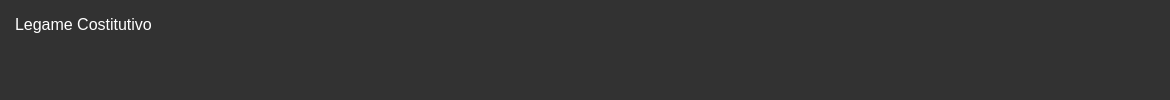
           <widget class="QFrame" name="frame_3">
            <property name="styleSheet">
             <string notr="true">background-color: rgb(50,50,50);
border-bottom: none; /* opzionale se vuoi solo il bordo in basso */
border-top-left-radius: 4px;
border-top-right-radius: 4px;
</string>
            </property>
            <property name="frameShape">
             <enum>QFrame::StyledPanel</enum>
            </property>
            <property name="frameShadow">
             <enum>QFrame::Raised</enum>
            </property>
            <layout class="QHBoxLayout" name="horizontalLayout_2">
             <item>
              <widget class="QLabel" name="label_178">
               <property name="minimumSize">
                <size>
                 <width>180</width>
                 <height>32</height>
                </size>
               </property>
               <property name="font">
                <font>
                 <family>Segoe UI</family>
                 <pointsize>12</pointsize>
                 <weight>50</weight>
                 <italic>false</italic>
                 <bold>false</bold>
                </font>
               </property>
               <property name="layoutDirection">
                <enum>Qt::LeftToRight</enum>
               </property>
               <property name="styleSheet">
                <string notr="true">font:400 12pt &quot;Segoe UI&quot;;
color: rgb(255,255,255);
padding-bottom: 4px;</string>
               </property>
               <property name="text">
                <string>Legame Costitutivo</string>
               </property>
               <property name="alignment">
                <set>Qt::AlignLeading|Qt::AlignLeft|Qt::AlignTop</set>
               </property>
              </widget>
             </item>
             <item>
              <spacer name="horizontalSpacer_6">
               <property name="orientation">
                <enum>Qt::Horizontal</enum>
               </property>
               <property name="sizeHint" stdset="0">
                <size>
                 <width>888</width>
                 <height>20</height>
                </size>
               </property>
              </spacer>
             </item>
             <item>
              <widget class="QPushButton" name="btn_materiali_centra">
               <property name="sizePolicy">
                <sizepolicy hsizetype="Fixed" vsizetype="Fixed">
                 <horstretch>0</horstretch>
                 <verstretch>0</verstretch>
                </sizepolicy>
               </property>
               <property name="minimumSize">
                <size>
                 <width>34</width>
                 <height>32</height>
                </size>
               </property>
               <property name="maximumSize">
                <size>
                 <width>34</width>
                 <height>32</height>
                </size>
               </property>
               <property name="styleSheet">
                <string notr="true">QPushButton{
    font:400 12pt &quot;Segoe UI&quot;;
    color: rgb(255,255,255);
	border-radius:4px
}
QPushButton:hover {
    background-color: rgb(40,40,40);
	border: 1px solid rgb(120,120,120);
}</string>
               </property>
               <property name="text">
                <string/>
               </property>
               <property name="icon">
                <iconset>
                 <normaloff>icone/quattro frecce.png</normaloff>icone/quattro frecce.png</iconset>
               </property>
               <property name="iconSize">
                <size>
                 <width>35</width>
                 <height>35</height>
                </size>
               </property>
              </widget>
             </item>
             <item>
              <widget class="QPushButton" name="btn_materiali_rigenera">
               <property name="sizePolicy">
                <sizepolicy hsizetype="Fixed" vsizetype="Fixed">
                 <horstretch>0</horstretch>
                 <verstretch>0</verstretch>
                </sizepolicy>
               </property>
               <property name="minimumSize">
                <size>
                 <width>34</width>
                 <height>32</height>
                </size>
               </property>
               <property name="maximumSize">
                <size>
                 <width>34</width>
                 <height>32</height>
                </size>
               </property>
               <property name="styleSheet">
                <string notr="true">QPushButton{
    font:400 12pt &quot;Segoe UI&quot;;
    color: rgb(255,255,255);
	border-radius:4px
}
QPushButton:hover {
    background-color: rgb(40,40,40);
	border: 1px solid rgb(120,120,120);
}</string>
               </property>
               <property name="text">
                <string/>
               </property>
               <property name="icon">
                <iconset>
                 <normaloff>icone/aggiorna.png</normaloff>icone/aggiorna.png</iconset>
               </property>
               <property name="iconSize">
                <size>
                 <width>37</width>
                 <height>37</height>
                </size>
               </property>
              </widget>
             </item>
            </layout>
           </widget>
